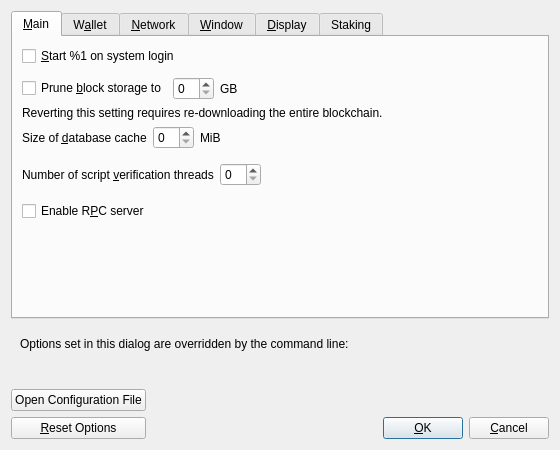
<?xml version="1.0" encoding="UTF-8"?>
<ui version="4.0">
 <class>OptionsDialog</class>
 <widget class="QDialog" name="OptionsDialog">
  <property name="geometry">
   <rect>
    <x>0</x>
    <y>0</y>
    <width>560</width>
    <height>440</height>
   </rect>
  </property>
  <property name="windowTitle">
   <string>Options</string>
  </property>
  <property name="modal">
   <bool>true</bool>
  </property>
  <layout class="QVBoxLayout" name="verticalLayout">
   <item>
    <widget class="QTabWidget" name="tabWidget">
     <property name="currentIndex">
      <number>0</number>
     </property>
     <widget class="QWidget" name="tabMain">
      <attribute name="title">
       <string>&amp;Main</string>
      </attribute>
      <layout class="QVBoxLayout" name="verticalLayout_Main">
       <item>
        <widget class="QCheckBox" name="bitcoinAtStartup">
         <property name="toolTip">
          <string>Automatically start %1 after logging in to the system.</string>
         </property>
         <property name="text">
          <string>&amp;Start %1 on system login</string>
         </property>
        </widget>
       </item>
       <item>
        <spacer name="horizontalSpacer_0_Main">
         <property name="orientation">
          <enum>Qt::Horizontal</enum>
         </property>
         <property name="sizeHint" stdset="0">
          <size>
           <width>40</width>
           <height>5</height>
          </size>
         </property>
        </spacer>
       </item>
       <item>
        <layout class="QHBoxLayout" name="horizontalLayout_Main_Prune">
         <item>
          <widget class="QCheckBox" name="prune">
           <property name="toolTip">
            <string>Enabling pruning significantly reduces the disk space required to store transactions. All blocks are still fully validated. Reverting this setting requires re-downloading the entire blockchain.</string>
           </property>
           <property name="text">
            <string>Prune &amp;block storage to</string>
           </property>
          </widget>
         </item>
         <item>
          <widget class="QSpinBox" name="pruneSize"/>
         </item>
         <item>
          <widget class="QLabel" name="pruneSizeUnitLabel">
           <property name="text">
            <string>GB</string>
           </property>
           <property name="textFormat">
            <enum>Qt::PlainText</enum>
           </property>
          </widget>
         </item>
         <item>
          <spacer name="horizontalSpacer_Main_Prune">
           <property name="orientation">
            <enum>Qt::Horizontal</enum>
           </property>
           <property name="sizeHint" stdset="0">
            <size>
             <width>40</width>
             <height>20</height>
            </size>
           </property>
          </spacer>
         </item>
        </layout>
       </item>
       <item>
        <widget class="QLabel" name="pruneWarning">
         <property name="text">
          <string>Reverting this setting requires re-downloading the entire blockchain.</string>
         </property>
         <property name="textFormat">
          <enum>Qt::PlainText</enum>
         </property>
        </widget>
       </item>
       <item>
        <layout class="QHBoxLayout" name="horizontalLayout_2_Main">
         <item>
          <widget class="QLabel" name="databaseCacheLabel">
           <property name="toolTip">
            <string extracomment="Tooltip text for Options window setting that sets the size of the database cache. Explains the corresponding effects of increasing/decreasing this value.">Maximum database cache size. A larger cache can contribute to faster sync, after which the benefit is less pronounced for most use cases. Lowering the cache size will reduce memory usage. Unused mempool memory is shared for this cache.</string>
           </property>
           <property name="text">
            <string>Size of &amp;database cache</string>
           </property>
           <property name="textFormat">
            <enum>Qt::PlainText</enum>
           </property>
           <property name="buddy">
            <cstring>databaseCache</cstring>
           </property>
          </widget>
         </item>
         <item>
          <widget class="QSpinBox" name="databaseCache"/>
         </item>
         <item>
          <widget class="QLabel" name="databaseCacheUnitLabel">
           <property name="text">
            <string>MiB</string>
           </property>
           <property name="textFormat">
            <enum>Qt::PlainText</enum>
           </property>
          </widget>
         </item>
         <item>
          <spacer name="horizontalSpacer_2_Main">
           <property name="orientation">
            <enum>Qt::Horizontal</enum>
           </property>
           <property name="sizeHint" stdset="0">
            <size>
             <width>40</width>
             <height>20</height>
            </size>
           </property>
          </spacer>
         </item>
        </layout>
       </item>
       <item>
        <layout class="QHBoxLayout" name="horizontalLayout_Main_VerifyLabel">
         <item>
          <widget class="QLabel" name="threadsScriptVerifLabel">
           <property name="toolTip">
            <string extracomment="Tooltip text for Options window setting that sets the number of script verification threads. Explains that negative values mean to leave these many cores free to the system.">Set the number of script verification threads. Negative values correspond to the number of cores you want to leave free to the system.</string>
           </property>
           <property name="text">
            <string>Number of script &amp;verification threads</string>
           </property>
           <property name="textFormat">
            <enum>Qt::PlainText</enum>
           </property>
           <property name="buddy">
            <cstring>threadsScriptVerif</cstring>
           </property>
          </widget>
         </item>
         <item>
          <widget class="QSpinBox" name="threadsScriptVerif">
           <property name="toolTip">
            <string>(0 = auto, &lt;0 = leave that many cores free)</string>
           </property>
          </widget>
         </item>
         <item>
          <spacer name="horizontalSpacer_Main_Threads">
           <property name="orientation">
            <enum>Qt::Horizontal</enum>
           </property>
           <property name="sizeHint" stdset="0">
            <size>
             <width>40</width>
             <height>40</height>
            </size>
           </property>
          </spacer>
         </item>
        </layout>
       </item>
       <item>
        <widget class="QCheckBox" name="enableServer">
         <property name="toolTip">
          <string extracomment="Tooltip text for Options window setting that enables the RPC server.">This allows you or a third party tool to communicate with the node through command-line and JSON-RPC commands.</string>
         </property>
         <property name="text">
          <string extracomment="An Options window setting to enable the RPC server.">Enable R&amp;PC server</string>
         </property>
        </widget>
       </item>
       <item>
        <spacer name="verticalSpacer_Main">
         <property name="orientation">
          <enum>Qt::Vertical</enum>
         </property>
         <property name="sizeHint" stdset="0">
          <size>
           <width>20</width>
           <height>40</height>
          </size>
         </property>
        </spacer>
       </item>
      </layout>
     </widget>
     <widget class="QWidget" name="tabWallet">
      <attribute name="title">
       <string>W&amp;allet</string>
      </attribute>
      <layout class="QVBoxLayout" name="verticalLayout_Wallet">
       <item>
        <widget class="QCheckBox" name="subFeeFromAmount">
         <property name="toolTip">
          <string extracomment="Tooltip text for Options window setting that sets subtracting the fee from a sending amount as default.">Whether to set subtract fee from amount as default or not.</string>
         </property>
         <property name="text">
          <string extracomment="An Options window setting to set subtracting the fee from a sending amount as default.">Subtract &amp;fee from amount by default</string>
         </property>
        </widget>
       </item>
       <item>
        <widget class="QGroupBox" name="groupBox">
         <property name="title">
          <string>Expert</string>
         </property>
         <layout class="QVBoxLayout" name="verticalLayout_2">
          <item>
           <widget class="QCheckBox" name="coinControlFeatures">
            <property name="toolTip">
             <string>Whether to show coin control features or not.</string>
            </property>
            <property name="text">
             <string>Enable coin &amp;control features</string>
            </property>
           </widget>
          </item>
          <item>
           <widget class="QCheckBox" name="spendZeroConfChange">
            <property name="toolTip">
             <string>If you disable the spending of unconfirmed change, the change from a transaction cannot be used until that transaction has at least one confirmation. This also affects how your balance is computed.</string>
            </property>
            <property name="text">
             <string>&amp;Spend unconfirmed change</string>
            </property>
           </widget>
          </item>
          <item>
           <widget class="QCheckBox" name="m_enable_psbt_controls">
            <property name="text">
             <string extracomment="An options window setting to enable PSBT controls.">Enable &amp;PSBT controls</string>
            </property>
            <property name="toolTip">
             <string extracomment="Tooltip text for options window setting that enables PSBT controls.">Whether to show PSBT controls.</string>
            </property>
           </widget>
          </item>
          <item>
           <widget class="QCheckBox" name="showIncomingStakeNotifications">
            <property name="toolTip">
             <string>Display notification dialog for incoming stake transactions.</string>
            </property>
            <property name="text">
             <string>&amp;Show incoming stake notifications</string>
            </property>
           </widget>
          </item>
          <item>
           <widget class="QCheckBox" name="showZeroValueCoinstakes">
            <property name="toolTip">
             <string>Display zero value stake transactions.</string>
            </property>
            <property name="text">
             <string>&amp;Show zero value stakes</string>
            </property>
           </widget>
          </item>
         </layout>
        </widget>
       </item>
       <item>
        <widget class="QGroupBox" name="groupBoxHww">
         <property name="title">
          <string>External Signer (e.g. hardware wallet)</string>
         </property>
         <layout class="QVBoxLayout" name="verticalLayoutHww">
          <item>
           <layout class="QHBoxLayout" name="horizontalLayoutHww">
            <item>
             <widget class="QLabel" name="externalSignerPathLabel">
              <property name="text">
               <string>&amp;External signer script path</string>
              </property>
              <property name="buddy">
               <cstring>externalSignerPath</cstring>
              </property>
             </widget>
            </item>
            <item>
             <widget class="QLineEdit" name="externalSignerPath">
              <property name="toolTip">
               <string>Full path to a %1 compatible script (e.g. C:\Downloads\hwi.exe or /Users/you/Downloads/hwi.py). Beware: malware can steal your coins!</string>
              </property>
             </widget>
            </item>
           </layout>
          </item>
         </layout>
        </widget>
       </item>
       <item>
        <spacer name="verticalSpacer_Wallet">
         <property name="orientation">
          <enum>Qt::Vertical</enum>
         </property>
         <property name="sizeHint" stdset="0">
          <size>
           <width>20</width>
           <height>40</height>
          </size>
         </property>
        </spacer>
       </item>
      </layout>
     </widget>
     <widget class="QWidget" name="tabNetwork">
      <attribute name="title">
       <string>&amp;Network</string>
      </attribute>
      <layout class="QVBoxLayout" name="verticalLayout_Network">
       <item>
        <widget class="QCheckBox" name="mapPortUpnp">
         <property name="toolTip">
          <string>Automatically open the Particl client port on the router. This only works when your router supports UPnP and it is enabled.</string>
         </property>
         <property name="text">
          <string>Map port using &amp;UPnP</string>
         </property>
        </widget>
       </item>
       <item>
        <widget class="QCheckBox" name="mapPortNatpmp">
         <property name="toolTip">
          <string>Automatically open the Particl client port on the router. This only works when your router supports NAT-PMP and it is enabled. The external port could be random.</string>
         </property>
         <property name="text">
          <string>Map port using NA&amp;T-PMP</string>
         </property>
        </widget>
       </item>
       <item>
        <widget class="QCheckBox" name="allowIncoming">
         <property name="toolTip">
          <string>Accept connections from outside.</string>
         </property>
         <property name="text">
          <string>Allow incomin&amp;g connections</string>
         </property>
        </widget>
       </item>
       <item>
        <widget class="QCheckBox" name="connectSocks">
         <property name="toolTip">
          <string>Connect to the Particl network through a SOCKS5 proxy.</string>
         </property>
         <property name="text">
          <string>&amp;Connect through SOCKS5 proxy (default proxy):</string>
         </property>
        </widget>
       </item>
       <item>
        <layout class="QHBoxLayout" name="horizontalLayout_1_Network">
         <item>
          <widget class="QLabel" name="proxyIpLabel">
           <property name="text">
            <string>Proxy &amp;IP:</string>
           </property>
           <property name="textFormat">
            <enum>Qt::PlainText</enum>
           </property>
           <property name="buddy">
            <cstring>proxyIp</cstring>
           </property>
          </widget>
         </item>
         <item>
          <widget class="QValidatedLineEdit" name="proxyIp">
           <property name="minimumSize">
            <size>
             <width>140</width>
             <height>0</height>
            </size>
           </property>
           <property name="maximumSize">
            <size>
             <width>140</width>
             <height>16777215</height>
            </size>
           </property>
           <property name="toolTip">
            <string>IP address of the proxy (e.g. IPv4: 127.0.0.1 / IPv6: ::1)</string>
           </property>
          </widget>
         </item>
         <item>
          <widget class="QLabel" name="proxyPortLabel">
           <property name="text">
            <string>&amp;Port:</string>
           </property>
           <property name="textFormat">
            <enum>Qt::PlainText</enum>
           </property>
           <property name="buddy">
            <cstring>proxyPort</cstring>
           </property>
          </widget>
         </item>
         <item>
          <widget class="QLineEdit" name="proxyPort">
           <property name="minimumSize">
            <size>
             <width>55</width>
             <height>0</height>
            </size>
           </property>
           <property name="maximumSize">
            <size>
             <width>55</width>
             <height>16777215</height>
            </size>
           </property>
           <property name="toolTip">
            <string>Port of the proxy (e.g. 9050)</string>
           </property>
          </widget>
         </item>
         <item>
          <spacer name="horizontalSpacer_1_Network">
           <property name="orientation">
            <enum>Qt::Horizontal</enum>
           </property>
           <property name="sizeHint" stdset="0">
            <size>
             <width>40</width>
             <height>20</height>
            </size>
           </property>
          </spacer>
         </item>
        </layout>
       </item>
       <item>
        <layout class="QHBoxLayout" name="horizontalLayout_2_Network">
         <item>
          <widget class="QLabel" name="proxyActiveNets">
           <property name="text">
            <string>Used for reaching peers via:</string>
           </property>
           <property name="textFormat">
            <enum>Qt::PlainText</enum>
           </property>
          </widget>
         </item>
         <item>
          <widget class="QCheckBox" name="proxyReachIPv4">
           <property name="enabled">
            <bool>false</bool>
           </property>
           <property name="toolTip">
            <string>Shows if the supplied default SOCKS5 proxy is used to reach peers via this network type.</string>
           </property>
           <property name="text">
            <string/>
           </property>
          </widget>
         </item>
         <item>
          <widget class="QLabel" name="proxyReachIPv4Label">
           <property name="text">
            <string>IPv4</string>
           </property>
           <property name="textFormat">
            <enum>Qt::PlainText</enum>
           </property>
          </widget>
         </item>
         <item>
          <widget class="QCheckBox" name="proxyReachIPv6">
           <property name="enabled">
            <bool>false</bool>
           </property>
           <property name="toolTip">
            <string>Shows if the supplied default SOCKS5 proxy is used to reach peers via this network type.</string>
           </property>
           <property name="text">
            <string/>
           </property>
          </widget>
         </item>
         <item>
          <widget class="QLabel" name="proxyReachIPv6Label">
           <property name="text">
            <string>IPv6</string>
           </property>
           <property name="textFormat">
            <enum>Qt::PlainText</enum>
           </property>
          </widget>
         </item>
         <item>
          <widget class="QCheckBox" name="proxyReachTor">
           <property name="enabled">
            <bool>false</bool>
           </property>
           <property name="toolTip">
            <string>Shows if the supplied default SOCKS5 proxy is used to reach peers via this network type.</string>
           </property>
           <property name="text">
            <string/>
           </property>
          </widget>
         </item>
         <item>
          <widget class="QLabel" name="proxyReachTorLabel">
           <property name="text">
            <string>Tor</string>
           </property>
           <property name="textFormat">
            <enum>Qt::PlainText</enum>
           </property>
          </widget>
         </item>
         <item>
          <spacer name="horizontalSpacer_2_Network">
           <property name="orientation">
            <enum>Qt::Horizontal</enum>
           </property>
           <property name="sizeHint" stdset="0">
            <size>
             <width>40</width>
             <height>20</height>
            </size>
           </property>
          </spacer>
         </item>
        </layout>
       </item>
       <item>
        <widget class="QCheckBox" name="connectSocksTor">
         <property name="toolTip">
          <string>Connect to the Particl network through a separate SOCKS5 proxy for Tor onion services.</string>
         </property>
         <property name="text">
          <string>Use separate SOCKS&amp;5 proxy to reach peers via Tor onion services:</string>
         </property>
        </widget>
       </item>
       <item>
        <layout class="QHBoxLayout" name="horizontalLayout_3_Network">
         <item>
          <widget class="QLabel" name="proxyIpTorLabel">
           <property name="text">
            <string>Proxy &amp;IP:</string>
           </property>
           <property name="textFormat">
            <enum>Qt::PlainText</enum>
           </property>
           <property name="buddy">
            <cstring>proxyIpTor</cstring>
           </property>
          </widget>
         </item>
         <item>
          <widget class="QValidatedLineEdit" name="proxyIpTor">
           <property name="minimumSize">
            <size>
             <width>140</width>
             <height>0</height>
            </size>
           </property>
           <property name="maximumSize">
            <size>
             <width>140</width>
             <height>16777215</height>
            </size>
           </property>
           <property name="toolTip">
            <string>IP address of the proxy (e.g. IPv4: 127.0.0.1 / IPv6: ::1)</string>
           </property>
          </widget>
         </item>
         <item>
          <widget class="QLabel" name="proxyPortTorLabel">
           <property name="text">
            <string>&amp;Port:</string>
           </property>
           <property name="textFormat">
            <enum>Qt::PlainText</enum>
           </property>
           <property name="buddy">
            <cstring>proxyPortTor</cstring>
           </property>
          </widget>
         </item>
         <item>
          <widget class="QLineEdit" name="proxyPortTor">
           <property name="minimumSize">
            <size>
             <width>55</width>
             <height>0</height>
            </size>
           </property>
           <property name="maximumSize">
            <size>
             <width>55</width>
             <height>16777215</height>
            </size>
           </property>
           <property name="toolTip">
            <string>Port of the proxy (e.g. 9050)</string>
           </property>
          </widget>
         </item>
         <item>
          <spacer name="horizontalSpacer_4_Network">
           <property name="orientation">
            <enum>Qt::Horizontal</enum>
           </property>
           <property name="sizeHint" stdset="0">
            <size>
             <width>40</width>
             <height>20</height>
            </size>
           </property>
          </spacer>
         </item>
        </layout>
       </item>
       <item>
        <spacer name="verticalSpacer_Network">
         <property name="orientation">
          <enum>Qt::Vertical</enum>
         </property>
         <property name="sizeHint" stdset="0">
          <size>
           <width>20</width>
           <height>40</height>
          </size>
         </property>
        </spacer>
       </item>
      </layout>
     </widget>
     <widget class="QWidget" name="tabWindow">
      <attribute name="title">
       <string>&amp;Window</string>
      </attribute>
      <layout class="QVBoxLayout" name="verticalLayout_Window">
       <item>
        <widget class="QCheckBox" name="showTrayIcon">
         <property name="toolTip">
          <string>Show the icon in the system tray.</string>
         </property>
         <property name="text">
          <string>&amp;Show tray icon</string>
         </property>
         <property name="checked">
          <bool>true</bool>
         </property>
        </widget>
       </item>
       <item>
        <widget class="QCheckBox" name="minimizeToTray">
         <property name="toolTip">
          <string>Show only a tray icon after minimizing the window.</string>
         </property>
         <property name="text">
          <string>&amp;Minimize to the tray instead of the taskbar</string>
         </property>
        </widget>
       </item>
       <item>
        <widget class="QCheckBox" name="minimizeOnClose">
         <property name="toolTip">
          <string>Minimize instead of exit the application when the window is closed. When this option is enabled, the application will be closed only after selecting Exit in the menu.</string>
         </property>
         <property name="text">
          <string>M&amp;inimize on close</string>
         </property>
        </widget>
       </item>
       <item>
        <spacer name="verticalSpacer_Window">
         <property name="orientation">
          <enum>Qt::Vertical</enum>
         </property>
         <property name="sizeHint" stdset="0">
          <size>
           <width>20</width>
           <height>40</height>
          </size>
         </property>
        </spacer>
       </item>
      </layout>
     </widget>
     <widget class="QWidget" name="tabDisplay">
      <attribute name="title">
       <string>&amp;Display</string>
      </attribute>
      <layout class="QVBoxLayout" name="verticalLayout_Display">
       <item>
        <layout class="QHBoxLayout" name="horizontalLayout_1_Display">
         <item>
          <widget class="QLabel" name="langLabel">
           <property name="text">
            <string>User Interface &amp;language:</string>
           </property>
           <property name="textFormat">
            <enum>Qt::PlainText</enum>
           </property>
           <property name="buddy">
            <cstring>lang</cstring>
           </property>
          </widget>
         </item>
         <item>
          <widget class="QValueComboBox" name="lang">
           <property name="toolTip">
            <string>The user interface language can be set here. This setting will take effect after restarting %1.</string>
           </property>
          </widget>
         </item>
        </layout>
       </item>
       <item>
        <layout class="QHBoxLayout" name="horizontalLayout_2_Display">
         <item>
          <widget class="QLabel" name="unitLabel">
           <property name="text">
            <string>&amp;Unit to show amounts in:</string>
           </property>
           <property name="textFormat">
            <enum>Qt::PlainText</enum>
           </property>
           <property name="buddy">
            <cstring>unit</cstring>
           </property>
          </widget>
         </item>
         <item>
          <widget class="QValueComboBox" name="unit">
           <property name="toolTip">
            <string>Choose the default subdivision unit to show in the interface and when sending coins.</string>
           </property>
          </widget>
         </item>
        </layout>
       </item>
       <item>
        <layout class="QHBoxLayout" name="horizontalLayout_3_Display">
         <item>
          <widget class="QLabel" name="thirdPartyTxUrlsLabel">
           <property name="toolTip">
            <string>Third-party URLs (e.g. a block explorer) that appear in the transactions tab as context menu items. %s in the URL is replaced by transaction hash. Multiple URLs are separated by vertical bar |.</string>
           </property>
           <property name="text">
            <string>&amp;Third-party transaction URLs</string>
           </property>
           <property name="buddy">
            <cstring>thirdPartyTxUrls</cstring>
           </property>
          </widget>
         </item>
         <item>
          <widget class="QLineEdit" name="thirdPartyTxUrls">
           <property name="toolTip">
            <string>Third-party URLs (e.g. a block explorer) that appear in the transactions tab as context menu items. %s in the URL is replaced by transaction hash. Multiple URLs are separated by vertical bar |.</string>
           </property>
           <property name="placeholderText">
            <string notr="true">https://example.com/tx/%s</string>
           </property>
          </widget>
         </item>
        </layout>
       </item>
       <item>
        <layout class="QHBoxLayout" name="horizontalLayout_4_Display">
         <item>
          <widget class="QLabel" name="moneyFontLabel">
           <property name="text">
            <string>Font in the Overview tab: </string>
           </property>
           <property name="buddy">
            <cstring>moneyFont</cstring>
           </property>
          </widget>
         </item>
         <item>
          <widget class="QComboBox" name="moneyFont"/>
         </item>
         <item>
          <widget class="QLabel" name="moneyFont_preview">
           <property name="text">
            <string notr="true">111.11111111 BTC
909.09090909 BTC</string>
           </property>
          </widget>
         </item>
        </layout>
       </item>
       <item>
        <spacer name="verticalSpacer_Display">
         <property name="orientation">
          <enum>Qt::Vertical</enum>
         </property>
         <property name="sizeHint" stdset="0">
          <size>
           <width>20</width>
           <height>40</height>
          </size>
         </property>
        </spacer>
       </item>
      </layout>
     </widget>
     <widget class="QWidget" name="tab">
      <attribute name="title">
       <string>Staking</string>
      </attribute>
      <layout class="QGridLayout" name="gridLayout">
       <item row="0" column="0">
        <layout class="QFormLayout" name="formLayout">
         <item row="0" column="0">
          <widget class="QLabel" name="reserveBalanceLabel">
           <property name="text">
            <string>Reserve Balance</string>
           </property>
          </widget>
         </item>
         <item row="0" column="1">
          <widget class="BitcoinAmountField" name="reserveBalanceAmount">
           <property name="maximumSize">
            <size>
             <width>250</width>
             <height>16777215</height>
            </size>
           </property>
          </widget>
         </item>
        </layout>
       </item>
      </layout>
     </widget>
    </widget>
   </item>
   <item>
    <widget class="QFrame" name="frame">
     <layout class="QVBoxLayout" name="verticalLayout_Bottom">
      <item>
       <layout class="QHBoxLayout" name="horizontalLayout_Bottom">
        <item>
         <widget class="QLabel" name="overriddenByCommandLineInfoLabel">
          <property name="text">
           <string>Options set in this dialog are overridden by the command line:</string>
          </property>
          <property name="textFormat">
           <enum>Qt::PlainText</enum>
          </property>
         </widget>
        </item>
        <item>
         <spacer name="horizontalSpacer_Bottom">
          <property name="orientation">
           <enum>Qt::Horizontal</enum>
          </property>
          <property name="sizeHint" stdset="0">
           <size>
            <width>40</width>
            <height>20</height>
           </size>
          </property>
         </spacer>
        </item>
       </layout>
      </item>
      <item>
       <widget class="QLabel" name="overriddenByCommandLineLabel">
        <property name="text">
         <string/>
        </property>
        <property name="textFormat">
         <enum>Qt::PlainText</enum>
        </property>
        <property name="wordWrap">
         <bool>true</bool>
        </property>
       </widget>
      </item>
     </layout>
    </widget>
   </item>
   <item>
    <layout class="QHBoxLayout" name="horizontalLayout_Buttons">
     <item>
      <layout class="QVBoxLayout" name="verticalLayout_Buttons">
       <item>
        <widget class="QPushButton" name="openBitcoinConfButton">
         <property name="toolTip">
          <string>Open the %1 configuration file from the working directory.</string>
         </property>
         <property name="text">
          <string>Open Configuration File</string>
         </property>
         <property name="autoDefault">
          <bool>false</bool>
         </property>
        </widget>
       </item>
       <item>
        <widget class="QPushButton" name="resetButton">
         <property name="toolTip">
          <string>Reset all client options to default.</string>
         </property>
         <property name="text">
          <string>&amp;Reset Options</string>
         </property>
         <property name="autoDefault">
          <bool>false</bool>
         </property>
        </widget>
       </item>
      </layout>
     </item>
     <item>
      <spacer name="horizontalSpacer_1">
       <property name="orientation">
        <enum>Qt::Horizontal</enum>
       </property>
       <property name="sizeHint" stdset="0">
        <size>
         <width>40</width>
         <height>48</height>
        </size>
       </property>
      </spacer>
     </item>
     <item>
      <widget class="QLabel" name="statusLabel">
       <property name="minimumSize">
        <size>
         <width>200</width>
         <height>0</height>
        </size>
       </property>
       <property name="font">
        <font>
         <weight>75</weight>
         <bold>true</bold>
        </font>
       </property>
       <property name="text">
        <string/>
       </property>
       <property name="textFormat">
        <enum>Qt::PlainText</enum>
       </property>
       <property name="wordWrap">
        <bool>true</bool>
       </property>
      </widget>
     </item>
     <item>
      <spacer name="horizontalSpacer_2">
       <property name="orientation">
        <enum>Qt::Horizontal</enum>
       </property>
       <property name="sizeHint" stdset="0">
        <size>
         <width>40</width>
         <height>48</height>
        </size>
       </property>
      </spacer>
     </item>
     <item>
      <layout class="QVBoxLayout" name="verticalLayout_4">
       <item>
        <spacer name="verticalSpacer">
         <property name="orientation">
          <enum>Qt::Vertical</enum>
         </property>
         <property name="sizeHint" stdset="0">
          <size>
           <width>20</width>
           <height>40</height>
          </size>
         </property>
        </spacer>
       </item>
       <item>
        <layout class="QHBoxLayout" name="horizontalLayout">
         <item>
          <widget class="QPushButton" name="okButton">
           <property name="text">
            <string>&amp;OK</string>
           </property>
           <property name="autoDefault">
            <bool>false</bool>
           </property>
           <property name="default">
            <bool>true</bool>
           </property>
          </widget>
         </item>
         <item>
          <widget class="QPushButton" name="cancelButton">
           <property name="text">
            <string>&amp;Cancel</string>
           </property>
           <property name="autoDefault">
            <bool>false</bool>
           </property>
          </widget>
         </item>
        </layout>
       </item>
      </layout>
     </item>
    </layout>
   </item>
  </layout>
 </widget>
 <customwidgets>
  <customwidget>
   <class>QValidatedLineEdit</class>
   <extends>QLineEdit</extends>
   <header>qt/qvalidatedlineedit.h</header>
  </customwidget>
  <customwidget>
   <class>QValueComboBox</class>
   <extends>QComboBox</extends>
   <header>qt/qvaluecombobox.h</header>
  </customwidget>
  <customwidget>
   <class>BitcoinAmountField</class>
   <extends>QLineEdit</extends>
   <header>qt/bitcoinamountfield.h</header>
   <container>1</container>
  </customwidget>
 </customwidgets>
 <resources/>
 <connections/>
</ui>
